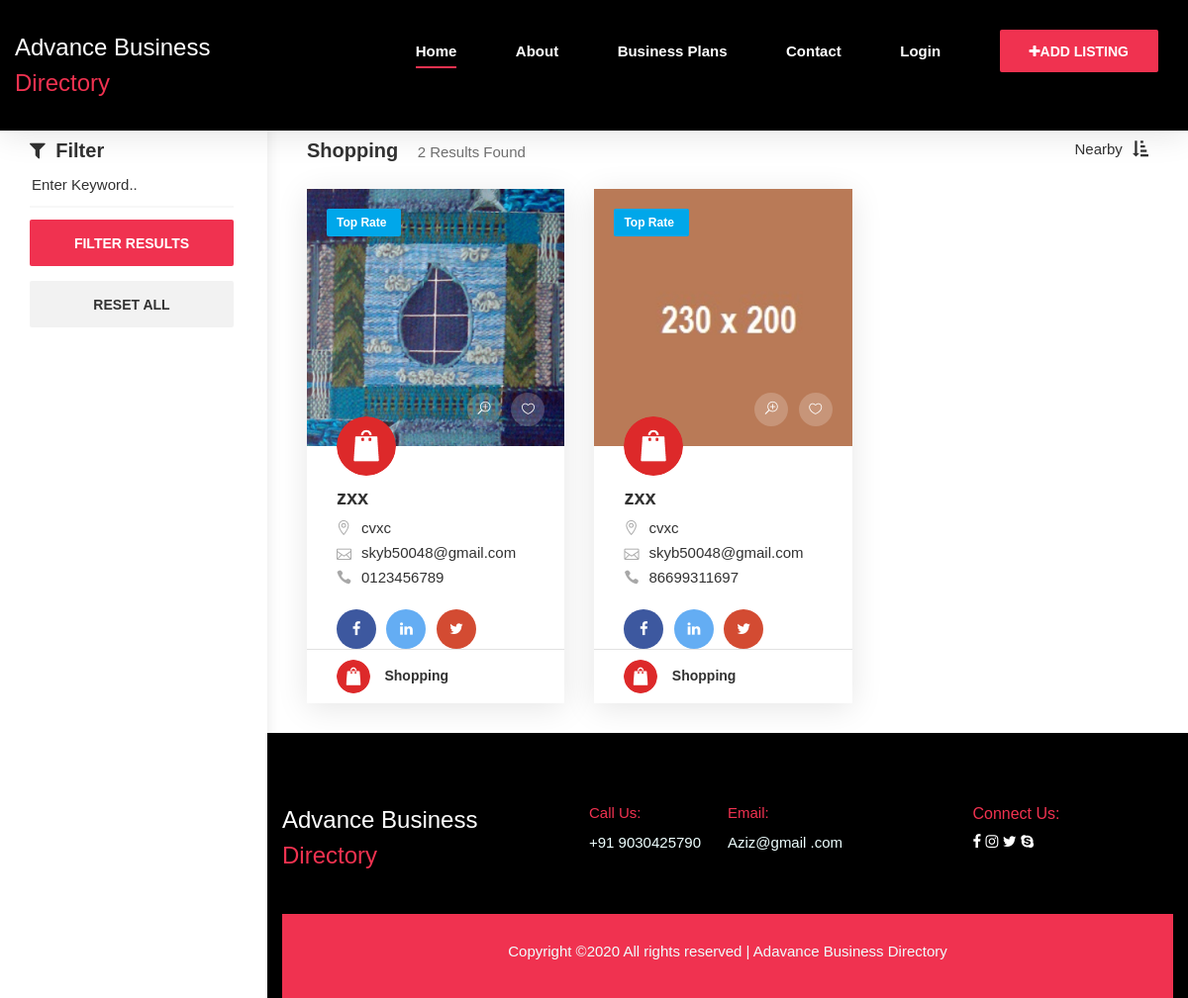
Page /listing.php?cat_id=7 on the committed database.
### tables this page shows
CREATE TABLE `categories` (
  `id` int(50) NOT NULL auto_increment,
  `cat_id` int(50) NOT NULL,
  `cat_name` varchar(100) NOT NULL,
  `cat_path` varchar(200) NOT NULL,
  UNIQUE KEY `id` (`id`)
);

CREATE TABLE `business_listing` (
  `id` int(100) NOT NULL auto_increment,
  `bcid` varchar(100) NOT NULL,
  `bname` varchar(100) NOT NULL,
  `bdesc` varchar(100) NOT NULL,
  `bimage` varchar(100) NOT NULL,
  `address` text NOT NULL,
  `email` varchar(100) NOT NULL,
  `phone` varchar(100) NOT NULL,
  `fb` varchar(100) NOT NULL,
  `li` varchar(100) NOT NULL,
  `tw` varchar(100) NOT NULL,
  `uid` varchar(100) NOT NULL,
  `uname` varchar(100) NOT NULL,
  `ptype` varchar(100) NOT NULL,
  `pamount` varchar(100) NOT NULL,
  `status` varchar(100) NOT NULL,
  UNIQUE KEY `id` (`id`)
);

### listing.php (the view, shortened to what this page needs)
<?php ob_start();
 include('include/header.php');
include('include/connection.php');
?>
    <div class="filter nice-scroll">
        <div class="filter__title">
            <h5><i class="fa fa-filter"></i> Filter</h5>
        </div>
        <div class="filter__search">
            <input type="text" id="myfilter" Placeholder="Enter Keyword..">
        </div>
        <div class="filter__btns">
            <button type="submit">Filter Results</button>
            <button type="submit" class="filter__reset">Reset All</button>
        </div>
    </div>
    <section class="listing nice-scroll1">
        <div class="listing__text__top">
            <div class="listing__text__top__left">
                <h5>
				<?php
                          $query2 = "SELECT * FROM categories where cat_id='".$_GET['cat_id']."'";
                          $result2 = mysqli_query($connect, $query2) or die(mysqli_error($db));
                          while ($row2 = mysqli_fetch_array($result2)) {
                              echo $row2['cat_name'];
							  $cat_path=$row2['cat_path'];
							  $cat_name=$row2['cat_name'];
                            }
                          ?>
				</h5>
                <span><?php
                          $query = "SELECT COUNT(*) FROM business_listing where bcid='".$_GET['cat_id']."'";
                          $result = mysqli_query($connect, $query) or die(mysqli_error($db));
                          while ($row = mysqli_fetch_array($result)) {
                              echo "$row[0]";
                            }
                          ?> Results Found</span>
            </div>
            <div class="listing__text__top__right">Nearby <i class="fa fa-sort-amount-asc"></i></div>
        </div>
        <div class="listing__list " id="mydiv">
			<?php
	if($_GET['cat_id'])
	{
    $query=mysqli_query($connect,"select * from business_listing where bcid='".$_GET['cat_id']."' ORDER BY id desc");
                                      if(mysqli_num_rows($query)>0)
                                      {
                                           while($row=mysqli_fetch_array($query))
                                           {
                                                ?>
			<div class="listing__item">
			<?php if($row['uid']=='admin')
						{
							?>
                    <div class="listing__item__pic set-bg" data-setbg="admin/<?php echo $row['bimage']; ?>">
					<?php
						}
						else
						{
							?>
							 <div class="listing__item__pic set-bg" data-setbg="user/<?php echo $row['bimage']; ?>">
						<?php }?>
                     <img src="admin/<?php echo $cat_path;?>" alt="">
					 <?php if($row['ptype']=='paid')
						{
							?>
                   <div class="listing__item__pic__tag top_rate">Top Rate</div>
					<?php
						}?>
                    <div class="listing__item__pic__btns">
                        <a href="#"><span class="icon_zoom-in_alt"></span></a>
                        <a href="#"><span class="icon_heart_alt"></span></a>
                    </div>
                </div>
                <div class="listing__item__text">
                    <div class="listing__item__text__inside">
                        <h5><?php echo $row['bname']; ?></h5>
                        <ul>
                            <li><span class="icon_pin_alt"></span> <?php echo $row['address']; ?>
                            </li>
							<li><span class="icon_mail_alt"></span> <?php echo $row['email']; ?></li>
                            <li><span class="icon_phone"></span> <?php echo $row['phone']; ?></li>
                        </ul>
                    </div>
					 <div class="listing__sidebar__contact__social">
                                    <a href="<?php echo $row['fb']; ?>"><i class="fa fa-facebook"></i></a>
                                    <a href="<?php echo $row['li']; ?>" class="linkedin"><i class="fa fa-linkedin"></i></a>
                                    <a href="<?php echo $row['tw']; ?>" class="twitter"><i class="fa fa-twitter"></i></a>
                                </div>
                    <div class="listing__item__text__info">
                        <div class="listing__item__text__info__left">
                            <img src="admin/<?php echo $cat_path; ?>" alt="">
                            <span><?php echo $cat_name; ?></span>
                        </div>
                    </div>
                </div>
            </div>
			 <?php }}}?>
			 </div>
    </section>
<?php
 include('include/footer.php');
?>

### include/header.php (shortened to what this page needs)
<!DOCTYPE html>
<html lang="zxx">
<head>
    <link rel="stylesheet" href="css/bootstrap.min.css" type="text/css">
    <link rel="stylesheet" href="css/font-awesome.min.css" type="text/css">
    <link rel="stylesheet" href="css/elegant-icons.css" type="text/css">
    <link rel="stylesheet" href="css/flaticon.css" type="text/css">
    <link rel="stylesheet" href="css/nice-select.css" type="text/css">
    <link rel="stylesheet" href="css/barfiller.css" type="text/css">
    <link rel="stylesheet" href="css/magnific-popup.css" type="text/css">
    <link rel="stylesheet" href="css/jquery-ui.min.css" type="text/css">
    <link rel="stylesheet" href="css/owl.carousel.min.css" type="text/css">
    <link rel="stylesheet" href="css/slicknav.min.css" type="text/css">
    <link rel="stylesheet" href="css/style.css" type="text/css">
</head>
<body>
    <header class="header">
        <div class="container-fluid">
            <div class="row" id="mNavbar">
                <div class="col-lg-3 col-md-3">
                    <div class="header__logo logo">
                        <a href="index.php">Advance Business <span>Directory</span></a>
                    </div>
                </div>
                <div class="col-lg-9 col-md-9">
                    <div class="header__nav">
                        <nav class="header__menu mobile-menu navbar-fixed-top">
                            <ul>
                                <li class="active"><a href="index.php">Home</a></li>
                                <li><a href="about.php">About</a></li>
                                <li><a href="disbplan.php">Business Plans</a></li>
								 <li><a href="contact.php">Contact</a></li>
								<li><a href="#">Login</a>
                                </li>
                            </ul>
                        </nav>
                        <div class="header__menu__right">
                            <a href="#" data-toggle="modal" data-target="#askModal" class="primary-btn"><i class="fa fa-plus"></i>Add Listing</a>
                               </div>
                    </div>
                </div>
            </div>
        </div>
    </header>

### include/footer.php (shortened to what this page needs)
<footer class="footer">
        <div class="container">
            <div class="row">
                <div class="col-lg-3 col-md-6">
                    <div class="footer__about">
                        <div class="footer__about__logo flogo">
                            <a href="#">Advance Business <span>Directory</span></a>
                        </div>
                    </div>
                </div>
                <div class="col-lg-4 offset-lg-1 col-md-6">
                    <div class="footer__address">
                        <ul>
                            <li>
                                <span>Call Us:</span>
                                <p>+91 9030425790</p>
                            </li>
                            <li>
                                <span>Email:</span>
                                <p>Aziz@gmail .com</p>
                            </li>
                        </ul>
                    </div>
                </div>
                <div class="col-lg-3 offset-lg-1 col-md-6">
                    <div class="footer__widget">
                        <ul>
                            <li>
                                <span style="color: #f03250;">Connect Us:</span>
                                <div class="footer__social">
                                    <a href="#"><i class="fa fa-facebook"></i></a>
                                    <a href="#"><i class="fa fa-instagram"></i></a>
                                    <a href="#"><i class="fa fa-twitter"></i></a>
                                    <a href="#"><i class="fa fa-skype"></i></a>
                                </div>
                            </li> </ul>
                    </div>
                </div>
            </div>
            <div class="row">
                <div class="col-lg-12">
                    <div class="footer__copyright">
                        <div class="footer__copyright__text"><p>
  Copyright &copy;<script>document.write(new Date().getFullYear());</script> All rights reserved | Adavance Business Directory
                         </div>
                    </div>
                </div>
            </div>
        </div>
    </footer>
</body>
</html>

### listing.php (style rules this page uses)
footer { width:100%;float:left; }
.listing { width:100%; height:auto !important; }
body { overflow:auto !important; }
.listing .listing__list .listing__item { max-width: calc(33% - 30px); }

### rows in the picture
categories: cat_name "Shopping"
business_listing: categories.cat_path (picture), ptype "Top Rate", bname "zxx", address "cvxc", email "skyb50048@gmail.com", phone "0123456789"
business_listing: categories.cat_path (picture), ptype "Top Rate", bname "zxx", address "cvxc", email "skyb50048@gmail.com", phone "86699311697"

### other values in the picture
$row[0] "2"
